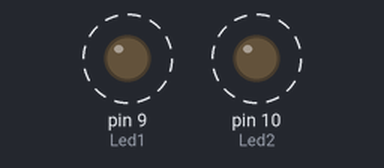
Bench run of a sketch on a simulated Arduino Uno, built with avr-gcc and run on an emulated ATmega328P. Parts: output pins drawn as LEDs (lit = HIGH). Dashed ring = blinking.

Above: at 0.5 s.
Timing chart, 0 to 3.0 s (numbered marks = the images above):
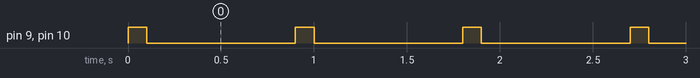

Measured:
- by itself, pin 9 (Led1), pin 10 (Led2): alternates HIGH for 0.10 s and LOW for 0.80 s

The sketch:

Parametros_defecto.ino
```cpp
#define Led1 9
#define Led2 10

void controlLed(int, bool = LOW);  //Los valores solo se pueden poner en la declaracion de una funcion si no da fallo en su lugar

void setup() {
  pinMode(Led1, OUTPUT);
  pinMode(Led2, OUTPUT);
  Serial.begin(9600);
}

void loop() {

  controlLed(Led1, HIGH);
  controlLed(Led2, HIGH);
  delay(100);
  controlLed(Led1);
  controlLed(Led2);
  delay(800);

}

void controlLed(int led, bool val){
  digitalWrite(led, val);
  }
```
